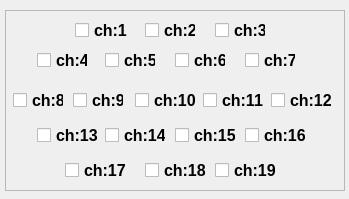
        <widget class="QWidget" name="scrollAreaWidgetContents_5">
         <property name="geometry">
          <rect>
           <x>0</x>
           <y>0</y>
           <width>349</width>
           <height>199</height>
          </rect>
         </property>
         <widget class="QFrame" name="frame">
          <property name="geometry">
           <rect>
            <x>5</x>
            <y>10</y>
            <width>340</width>
            <height>181</height>
           </rect>
          </property>
          <property name="font">
           <font>
            <pointsize>12</pointsize>
           </font>
          </property>
          <property name="frameShape">
           <enum>QFrame::StyledPanel</enum>
          </property>
          <property name="frameShadow">
           <enum>QFrame::Raised</enum>
          </property>
          <widget class="QCheckBox" name="ch_1">
           <property name="geometry">
            <rect>
             <x>70</x>
             <y>10</y>
             <width>54</width>
             <height>20</height>
            </rect>
           </property>
           <property name="palette">
            <palette>
             <active>
              <colorrole role="Text">
               <brush brushstyle="SolidPattern">
                <color alpha="255">
                 <red>0</red>
                 <green>0</green>
                 <blue>0</blue>
                </color>
               </brush>
              </colorrole>
             </active>
             <inactive>
              <colorrole role="Text">
               <brush brushstyle="SolidPattern">
                <color alpha="255">
                 <red>0</red>
                 <green>0</green>
                 <blue>0</blue>
                </color>
               </brush>
              </colorrole>
             </inactive>
             <disabled>
              <colorrole role="Text">
               <brush brushstyle="SolidPattern">
                <color alpha="255">
                 <red>69</red>
                 <green>69</green>
                 <blue>69</blue>
                </color>
               </brush>
              </colorrole>
             </disabled>
            </palette>
           </property>
           <property name="font">
            <font>
             <pointsize>12</pointsize>
             <weight>75</weight>
             <bold>true</bold>
            </font>
           </property>
           <property name="text">
            <string>ch:1</string>
           </property>
          </widget>
          <widget class="QCheckBox" name="ch_2">
           <property name="geometry">
            <rect>
             <x>140</x>
             <y>10</y>
             <width>51</width>
             <height>20</height>
            </rect>
           </property>
           <property name="font">
            <font>
             <pointsize>12</pointsize>
             <weight>75</weight>
             <bold>true</bold>
            </font>
           </property>
           <property name="text">
            <string>ch:2</string>
           </property>
          </widget>
          <widget class="QCheckBox" name="ch_3">
           <property name="geometry">
            <rect>
             <x>210</x>
             <y>10</y>
             <width>51</width>
             <height>20</height>
            </rect>
           </property>
           <property name="font">
            <font>
             <pointsize>12</pointsize>
             <weight>75</weight>
             <bold>true</bold>
            </font>
           </property>
           <property name="text">
            <string>ch:3</string>
           </property>
          </widget>
          <widget class="QCheckBox" name="ch_6">
           <property name="geometry">
            <rect>
             <x>170</x>
             <y>40</y>
             <width>51</width>
             <height>20</height>
            </rect>
           </property>
           <property name="font">
            <font>
             <pointsize>12</pointsize>
             <weight>75</weight>
             <bold>true</bold>
            </font>
           </property>
           <property name="text">
            <string>ch:6</string>
           </property>
          </widget>
          <widget class="QCheckBox" name="ch_4">
           <property name="geometry">
            <rect>
             <x>32</x>
             <y>40</y>
             <width>51</width>
             <height>20</height>
            </rect>
           </property>
           <property name="font">
            <font>
             <pointsize>12</pointsize>
             <weight>75</weight>
             <bold>true</bold>
            </font>
           </property>
           <property name="text">
            <string>ch:4</string>
           </property>
          </widget>
          <widget class="QCheckBox" name="ch_5">
           <property name="geometry">
            <rect>
             <x>100</x>
             <y>40</y>
             <width>51</width>
             <height>20</height>
            </rect>
           </property>
           <property name="font">
            <font>
             <pointsize>12</pointsize>
             <weight>75</weight>
             <bold>true</bold>
            </font>
           </property>
           <property name="text">
            <string>ch:5</string>
           </property>
          </widget>
          <widget class="QCheckBox" name="ch_9">
           <property name="geometry">
            <rect>
             <x>68</x>
             <y>80</y>
             <width>51</width>
             <height>20</height>
            </rect>
           </property>
           <property name="font">
            <font>
             <pointsize>12</pointsize>
             <weight>75</weight>
             <bold>true</bold>
            </font>
           </property>
           <property name="text">
            <string>ch:9</string>
           </property>
          </widget>
          <widget class="QCheckBox" name="ch_8">
           <property name="geometry">
            <rect>
             <x>8</x>
             <y>80</y>
             <width>51</width>
             <height>20</height>
            </rect>
           </property>
           <property name="font">
            <font>
             <pointsize>12</pointsize>
             <weight>75</weight>
             <bold>true</bold>
            </font>
           </property>
           <property name="text">
            <string>ch:8</string>
           </property>
          </widget>
          <widget class="QCheckBox" name="ch_7">
           <property name="geometry">
            <rect>
             <x>240</x>
             <y>40</y>
             <width>51</width>
             <height>20</height>
            </rect>
           </property>
           <property name="font">
            <font>
             <pointsize>12</pointsize>
             <weight>75</weight>
             <bold>true</bold>
            </font>
           </property>
           <property name="text">
            <string>ch:7</string>
           </property>
          </widget>
          <widget class="QCheckBox" name="ch_10">
           <property name="geometry">
            <rect>
             <x>130</x>
             <y>80</y>
             <width>61</width>
             <height>20</height>
            </rect>
           </property>
           <property name="font">
            <font>
             <pointsize>12</pointsize>
             <weight>75</weight>
             <bold>true</bold>
            </font>
           </property>
           <property name="text">
            <string>ch:10</string>
           </property>
          </widget>
          <widget class="QCheckBox" name="ch_12">
           <property name="geometry">
            <rect>
             <x>266</x>
             <y>80</y>
             <width>61</width>
             <height>20</height>
            </rect>
           </property>
           <property name="font">
            <font>
             <pointsize>12</pointsize>
             <weight>75</weight>
             <bold>true</bold>
            </font>
           </property>
           <property name="text">
            <string>ch:12</string>
           </property>
          </widget>
          <widget class="QCheckBox" name="ch_11">
           <property name="geometry">
            <rect>
             <x>198</x>
             <y>80</y>
             <width>61</width>
             <height>20</height>
            </rect>
           </property>
           <property name="font">
            <font>
             <pointsize>12</pointsize>
             <weight>75</weight>
             <bold>true</bold>
            </font>
           </property>
           <property name="text">
            <string>ch:11</string>
           </property>
          </widget>
          <widget class="QCheckBox" name="ch_13">
           <property name="geometry">
            <rect>
             <x>32</x>
             <y>115</y>
             <width>61</width>
             <height>20</height>
            </rect>
           </property>
           <property name="font">
            <font>
             <pointsize>12</pointsize>
             <weight>75</weight>
             <bold>true</bold>
            </font>
           </property>
           <property name="text">
            <string>ch:13</string>
           </property>
          </widget>
          <widget class="QCheckBox" name="ch_14">
           <property name="geometry">
            <rect>
             <x>100</x>
             <y>115</y>
             <width>61</width>
             <height>20</height>
            </rect>
           </property>
           <property name="font">
            <font>
             <pointsize>12</pointsize>
             <weight>75</weight>
             <bold>true</bold>
            </font>
           </property>
           <property name="text">
            <string>ch:14</string>
           </property>
          </widget>
          <widget class="QCheckBox" name="ch_15">
           <property name="geometry">
            <rect>
             <x>170</x>
             <y>115</y>
             <width>61</width>
             <height>20</height>
            </rect>
           </property>
           <property name="font">
            <font>
             <pointsize>12</pointsize>
             <weight>75</weight>
             <bold>true</bold>
            </font>
           </property>
           <property name="text">
            <string>ch:15</string>
           </property>
          </widget>
          <widget class="QCheckBox" name="ch_16">
           <property name="geometry">
            <rect>
             <x>240</x>
             <y>115</y>
             <width>61</width>
             <height>20</height>
            </rect>
           </property>
           <property name="font">
            <font>
             <pointsize>12</pointsize>
             <weight>75</weight>
             <bold>true</bold>
            </font>
           </property>
           <property name="text">
            <string>ch:16</string>
           </property>
          </widget>
          <widget class="QCheckBox" name="ch_17">
           <property name="geometry">
            <rect>
             <x>60</x>
             <y>150</y>
             <width>61</width>
             <height>20</height>
            </rect>
           </property>
           <property name="font">
            <font>
             <pointsize>12</pointsize>
             <weight>75</weight>
             <bold>true</bold>
            </font>
           </property>
           <property name="text">
            <string>ch:17</string>
           </property>
          </widget>
          <widget class="QCheckBox" name="ch_18">
           <property name="geometry">
            <rect>
             <x>140</x>
             <y>150</y>
             <width>61</width>
             <height>20</height>
            </rect>
           </property>
           <property name="font">
            <font>
             <pointsize>12</pointsize>
             <weight>75</weight>
             <bold>true</bold>
            </font>
           </property>
           <property name="text">
            <string>ch:18</string>
           </property>
          </widget>
          <widget class="QCheckBox" name="ch_19">
           <property name="geometry">
            <rect>
             <x>210</x>
             <y>150</y>
             <width>61</width>
             <height>20</height>
            </rect>
           </property>
           <property name="font">
            <font>
             <pointsize>12</pointsize>
             <weight>75</weight>
             <bold>true</bold>
            </font>
           </property>
           <property name="text">
            <string>ch:19</string>
           </property>
          </widget>
         </widget>
        </widget>
